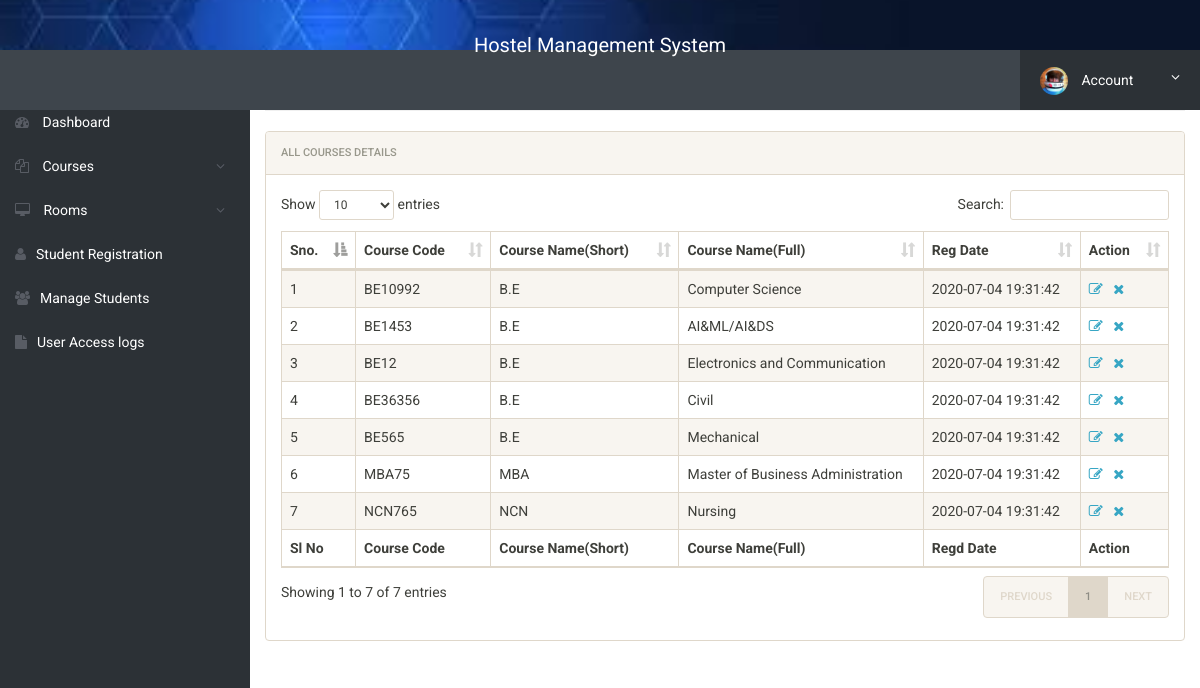
Screenshot of /admin/manage-courses.php (signed in) with the database file from the repository.
### tables this page shows
CREATE TABLE `courses` (
  `id` int(11) NOT NULL,
  `course_code` varchar(255) DEFAULT NULL,
  `course_sn` varchar(255) DEFAULT NULL,
  `course_fn` varchar(255) DEFAULT NULL,
  `posting_date` timestamp NULL DEFAULT current_timestamp()
);

### admin/manage-courses.php (the view, shortened to what this page needs)
<?php
include('includes/config.php');
?>
<!doctype html>
<html lang="en" class="no-js">
<head>
	<link rel="stylesheet" href="css/font-awesome.min.css">
	<link rel="stylesheet" href="css/bootstrap.min.css">
	<link rel="stylesheet" href="css/dataTables.bootstrap.min.css">
	<link rel="stylesheet" href="css/bootstrap-social.css">
	<link rel="stylesheet" href="css/bootstrap-select.css">
	<link rel="stylesheet" href="css/fileinput.min.css">
	<link rel="stylesheet" href="css/awesome-bootstrap-checkbox.css">
	<link rel="stylesheet" href="css/style.css">
</head>
<body>
	<?php include('includes/header.php');?>
	<div class="ts-main-content">
			<?php include('includes/sidebar.php');?>
		<div class="content-wrapper">
			<div class="container-fluid">
				<div class="row">
					<div class="col-md-12">
						<h2 class="page-title" style="margin-top:4%">Manage Course</h2>
						<div class="panel panel-default">
							<div class="panel-heading">All Courses Details</div>
							<div class="panel-body">
								<table id="zctb" class="display table table-striped table-bordered table-hover" cellspacing="0" width="100%">
									<thead>
										<tr>
											<th>Sno.</th>
											<th>Course Code</th>
											<th>Course Name(Short)</th>
											<th>Course Name(Full)</th>
											<th>Reg Date </th>
											<th>Action</th>
										</tr>
									</thead>
									<tfoot>
										<tr>
											<th>Sl No</th>
											<th>Course Code</th>
											<th>Course Name(Short)</th>
											<th>Course Name(Full)</th>
											<th>Regd Date</th>
											<th>Action</th>										</tr>
									</tfoot>
									<tbody>
<?php
$ret="select * from courses";
$stmt= $mysqli->prepare($ret) ;
$stmt->execute() ;
$res=$stmt->get_result();
$cnt=1;
while($row=$res->fetch_object())
	  {
	  	?>
<tr><td><?php echo $cnt;;?></td>
<td><?php echo $row->course_code;?></td>
<td><?php echo $row->course_sn;?></td>
<td><?php echo $row->course_fn;?></td>
<td><?php echo $row->posting_date;?></td>
<td><a href="edit-course.php?id=<?php echo $row->id;?>"><i class="fa fa-edit"></i></a>&nbsp;&nbsp;
<a href="manage-courses.php?del=<?php echo $row->id;?>" onclick="return confirm("Do you want to delete");"><i class="fa fa-close"></i></a></td>
										</tr>
									<?php
$cnt=$cnt+1;
									 } ?>
									</tbody>
								</table>
							</div>
						</div>
					</div>
				</div>
			</div>
		</div>
	</div>
</body>
</html>

### admin/includes/header.php (shortened to what this page needs)
<div class="brand clearfix">
<a href="#" class="logo" style="display: block; background-image: url('img/header.jpeg') ; background-size: cover; background-position: center; background-repeat: no-repeat; width:100%; height: 50px; text-align: center; line-height: 50px; color: #fff; font-size: 20px; text-decoration: none;">Hostel Management System</a>
		<ul class="ts-profile-nav">
			<li class="ts-account">
				<a href="#"><img src="img/ts-avatar.jpg" class="ts-avatar hidden-side" alt=""> Account <i class="fa fa-angle-down hidden-side"></i></a>
			</li>
		</ul>
	</div>

### admin/includes/sidebar.php (shortened to what this page needs)
<nav class="ts-sidebar">
			<ul class="ts-sidebar-menu">
				<li class="ts-label">Main</li>
				<li><a href="dashboard.php"><i class="fa fa-dashboard"></i> Dashboard</a></li>
					<li><a href="#"><i class="fa fa-files-o"></i> Courses</a>
				</li>
					<li><a href="#"><i class="fa fa-desktop"></i> Rooms</a>
				</li>
				<li><a href="registration.php"><i class="fa fa-user"></i>Student Registration</a></li>
				<li><a href="manage-students.php"><i class="fa fa-users"></i>Manage Students</a></li>
				<li><a href="access-log.php"><i class="fa fa-file"></i>User Access logs</a></li>
		</nav>

### admin/css/style.css (style rules this page uses)
html { font-size: 14px; }
@media only screen and (min-width: 480px) { html { font-size: 17px; } }
@media only screen and (min-width: 768px) { html { font-size: 14px; } }
body { font-size: 1em; }
a { color: #37a6c4; }
.panel { overflow: hidden; }
ul, li { margin: 0; padding: 0; list-style: none; }
.page-title { padding-bottom: 15px; margin-bottom: 20px; border-bottom: 1px solid #f0f0f0; }
.brand { background: #3e454c; position: relative; z-index: 3; position: fixed; width: 100%; top: 0; }
.brand .logo { box-sizing: border-box; padding: 20px; float: left; display: block; width: 200px; }
@media only screen and (min-width: 992px) { .brand .logo { width: 250px; } }
.brand .ts-profile-nav { float: right; display: none; }
.brand .ts-profile-nav li { float: left; position: relative; }
.brand .ts-profile-nav li a { display: block; padding: 20px; color: #fff; }
.brand .ts-profile-nav .ts-account .fa-angle-down { float: right; }
.brand .ts-profile-nav .ts-account > a { width: 180px; background: #2c3136; }
.brand .ts-profile-nav .ts-account .ts-avatar { border-radius: 50%; height: 28px; margin: -10px 0; margin-right: 10px; }
@media only screen and (min-width: 992px) { .brand .ts-profile-nav { display: block; } }
.ts-sidebar { background: #2c3136; max-height: 0; transition: max-height 0.3s; overflow: hidden; position: fixed; z-index: 2; width: 100%; bottom: 0; top: 60px; overflow-y: auto; }
@media only screen and (min-width: 992px) { .ts-sidebar { max-height: 100%; bottom: 0; } }
.ts-sidebar-menu .ts-label { color: #585c64; font-weight: bold; padding: 8px 15px; text-transform: uppercase; font-size: 10px; letter-spacing: 3px; margin-top: 10px; }
.ts-sidebar-menu a { display: block; text-decoration: none; padding: 12px 15px; color: #fff; }
.ts-sidebar-menu li { position: relative; }
.ts-sidebar-menu li i { color: #585c64; margin-right: 10px; }
.ts-main-content .content-wrapper { padding-top: 15px; margin-top: 10px; }
@media only screen and (min-width: 992px) { .ts-main-content .ts-sidebar { width: 250px; float: left; } }
@media only screen and (min-width: 992px) { .ts-main-content .content-wrapper { margin-left: 250px; } }

### rows the page displays
courses: course_code "BE10992", course_sn "B.E", course_fn "Computer Science", posting_date "2020-07-04 19:31:42"
courses: course_code "BE1453", course_sn "B.E", course_fn "AI&ML/AI&DS", posting_date "2020-07-04 19:31:42"
courses: course_code "BE12", course_sn "B.E", course_fn "Electronics and Communication", posting_date "2020-07-04 19:31:42"
courses: course_code "BE36356", course_sn "B.E", course_fn "Civil", posting_date "2020-07-04 19:31:42"
courses: course_code "BE565", course_sn "B.E", course_fn "Mechanical", posting_date "2020-07-04 19:31:42"
courses: course_code "MBA75", course_sn "MBA", course_fn "Master of Business Administration", posting_date "2020-07-04 19:31:42"
courses: course_code "NCN765", course_sn "NCN", course_fn "Nursing", posting_date "2020-07-04 19:31:42"
